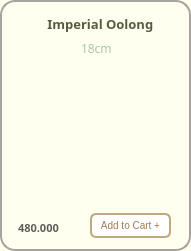
       <widget class="QFrame" name="frame_Imperial">
        <property name="geometry">
         <rect>
          <x>470</x>
          <y>300</y>
          <width>191</width>
          <height>251</height>
         </rect>
        </property>
        <property name="styleSheet">
         <string notr="true">background-color:#FFFFF0;
border-radius: 15px; 
border: 2px solid #A8A29E ;</string>
        </property>
        <property name="frameShape">
         <enum>QFrame::StyledPanel</enum>
        </property>
        <property name="frameShadow">
         <enum>QFrame::Raised</enum>
        </property>
        <widget class="QLabel" name="label_imperial">
         <property name="geometry">
          <rect>
           <x>44</x>
           <y>14</y>
           <width>135</width>
           <height>20</height>
          </rect>
         </property>
         <property name="font">
          <font>
           <family>Mongolian Baiti</family>
           <pointsize>10</pointsize>
           <weight>75</weight>
           <bold>true</bold>
          </font>
         </property>
         <property name="styleSheet">
          <string notr="true">border-radius: 0px;
border:0px solid;
color:#5A5A42</string>
         </property>
         <property name="text">
          <string> Imperial Oolong</string>
         </property>
        </widget>
        <widget class="QLabel" name="label_cake_imperial">
         <property name="geometry">
          <rect>
           <x>-5</x>
           <y>21</y>
           <width>201</width>
           <height>201</height>
          </rect>
         </property>
         <property name="styleSheet">
          <string notr="true">border:0px;
background-color: transparent;</string>
         </property>
         <property name="text">
          <string/>
         </property>
         <property name="pixmap">
          <pixmap>../images/imperial_oolong.png</pixmap>
         </property>
         <property name="scaledContents">
          <bool>true</bool>
         </property>
        </widget>
        <widget class="QPushButton" name="pushButton_add6">
         <property name="geometry">
          <rect>
           <x>90</x>
           <y>213</y>
           <width>81</width>
           <height>25</height>
          </rect>
         </property>
         <property name="maximumSize">
          <size>
           <width>16777207</width>
           <height>16777215</height>
          </size>
         </property>
         <property name="font">
          <font>
           <pointsize>-1</pointsize>
          </font>
         </property>
         <property name="styleSheet">
          <string notr="true">QPushButton {
    background-color: white;
    color: #A37B50;
    border: 2px solid #C2A87E;
    border-radius: 6px;
    padding: 4px 5px;
    font-size: 10px;
}

QPushButton:hover {
    background-color: #F7F3EF;
}

QPushButton:pressed {
    background-color: #E6D5C3;
}
</string>
         </property>
         <property name="text">
          <string>Add to Cart +</string>
         </property>
        </widget>
        <widget class="QLabel" name="label_imperial_price">
         <property name="geometry">
          <rect>
           <x>18</x>
           <y>220</y>
           <width>61</width>
           <height>16</height>
          </rect>
         </property>
         <property name="font">
          <font>
           <family>Mongolian Baiti</family>
           <pointsize>8</pointsize>
           <weight>75</weight>
           <bold>true</bold>
          </font>
         </property>
         <property name="styleSheet">
          <string notr="true">border:0px;
color: rgb(98, 94, 92);
</string>
         </property>
         <property name="text">
          <string>480.000</string>
         </property>
        </widget>
        <widget class="QLabel" name="label_pandora_size_3">
         <property name="geometry">
          <rect>
           <x>81</x>
           <y>40</y>
           <width>31</width>
           <height>16</height>
          </rect>
         </property>
         <property name="font">
          <font>
           <family>Mongolian Baiti</family>
           <pointsize>9</pointsize>
          </font>
         </property>
         <property name="styleSheet">
          <string notr="true">color: #A7C7A7;
border:0px</string>
         </property>
         <property name="text">
          <string>18cm</string>
         </property>
        </widget>
        <zorder>label_cake_imperial</zorder>
        <zorder>label_imperial</zorder>
        <zorder>pushButton_add6</zorder>
        <zorder>label_imperial_price</zorder>
        <zorder>label_pandora_size_3</zorder>
       </widget>
